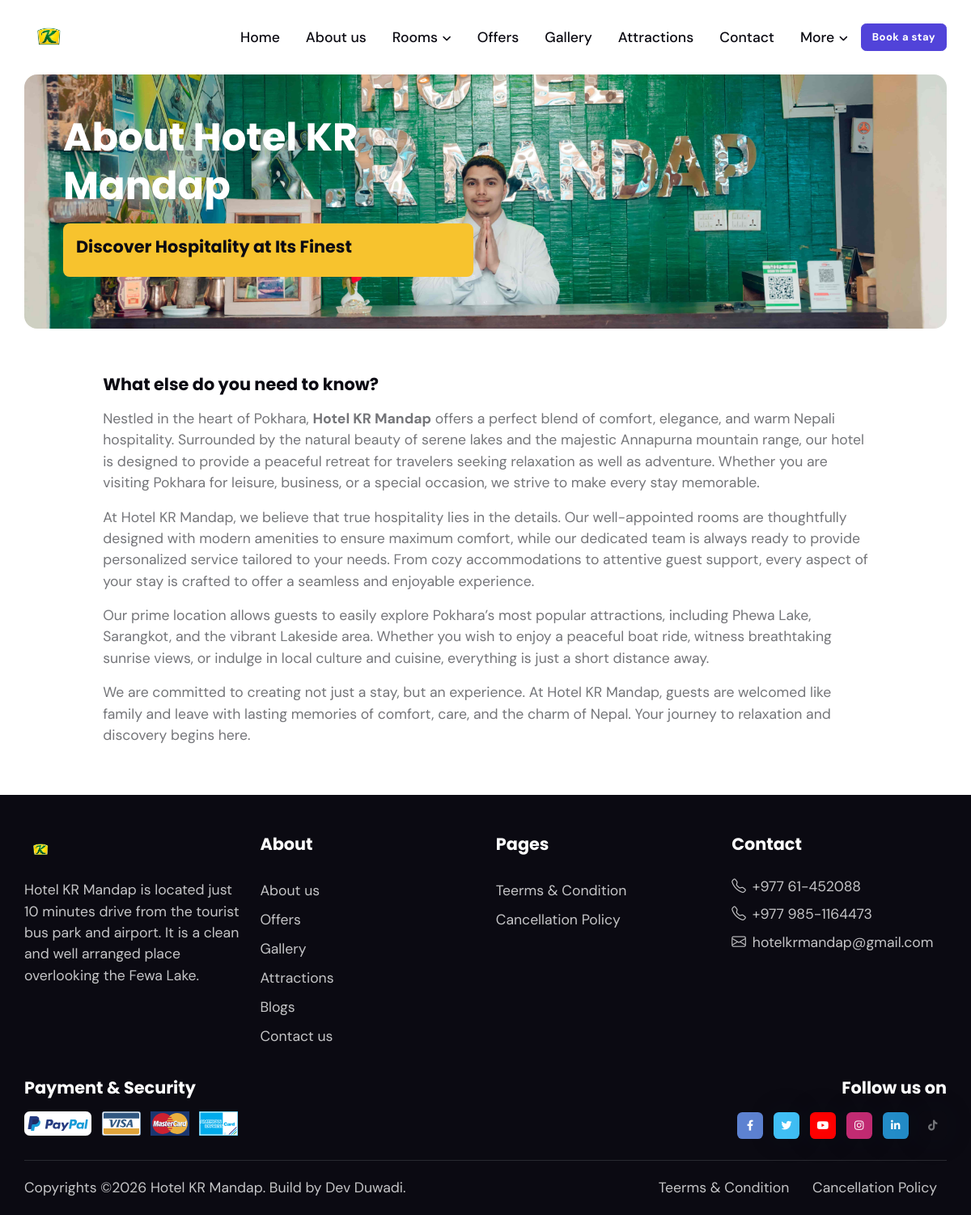
Page /about-us on the committed database.
### settings/models.py (models this page shows, shortened)
class Logo(models.Model):
    name = models.CharField(max_length=255)
    logo = models.ImageField(
        upload_to='images', default='', blank=True, null=True)
    created_at = models.DateTimeField(auto_now_add=True)
    updated_at = models.DateTimeField(auto_now=True)
    class Meta:
        verbose_name = 'Logo'
        verbose_name_plural = 'Logo'

class SiteInfo(models.Model):
    name = models.CharField(max_length=255, null=True, blank=True)
    phone = models.CharField(max_length=100, null=True, blank=True)
    mobile = models.CharField(max_length=100, null=True, blank=True)
    email = models.EmailField(max_length=100, null=True, blank=True)
    secondary_email = models.EmailField(max_length=255, null=True, blank=True)
    address = models.CharField(max_length=100)
    short_description = models.TextField(max_length=255, blank=True, null=True)
    created_at = models.DateTimeField(auto_now_add=True)
    updated_at = models.DateTimeField(auto_now=True)
    class Meta:
        verbose_name = 'Office Information'
        verbose_name_plural = 'Office Information'

### aboutus/models.py (models this page shows, shortened)
class About(models.Model):
    heading = models.CharField(max_length=255)
    sub_heading = models.CharField(max_length=255)
    featured_image = models.ImageField(
        upload_to='about', blank=True, null=True, default='')
    description = CKEditor5Field(config_name='extends')
    class Meta:
        verbose_name = 'About Us'
        verbose_name_plural = 'About Us'

### page/models.py (models this page shows, shortened)
class Page(models.Model):
    title = models.CharField(max_length=255)
    slug = models.SlugField(max_length=255, unique=True, null=True, blank=True)
    description = CKEditor5Field(config_name='extends')
    is_active = models.BooleanField(default=True)
    created_at = models.DateTimeField(auto_now_add=True)
    updated_at = models.DateTimeField(auto_now=True)
    class Meta:
        verbose_name = 'Page'
        verbose_name_plural = 'Pages'

### aboutus/views.py (the view)
# urls.py: path('about-us', about, name="about"),
def about(request):
    about = About.objects.first()
    context = {
        'about': about,
    }
    return render(request, 'about.html',context)

### core/context_processor.py (called while the page is built)
def default(request):
    favicon = Favicon.objects.first()
    logo = Logo.objects.first()
    site_info = SiteInfo.objects.first()
    social_links = SocialLinks.objects.first()
    attractions = Attraction.objects.all().order_by('ordering')
    pages=Page.objects.all()
    otas=OTA.objects.all()
    rooms=Room.objects.all()
    return {
        'favicon': favicon,
        'logo': logo,
        'site_info': site_info,
        'social_links': social_links,
        'pages': pages,
        'otas':otas,
        'attractions': attractions,
        'rooms': rooms,
    }

### templates/about.html
{% extends "base.html" %} {% load static %} {% block content %}
<main>
  <section class="py-0">
    <div class="container">
      <div
        class="rounded-3 p-4 p-sm-5"
        style="
          background-image: url({{ about.featured_image.url }});
          background-position: center center;
          background-repeat: no-repeat;
          background-size: cover;
        "
      >
        <div class="row">
          <div class="col-md-6">
            <h1 class="h2 text-white mb-3">{{ about.heading }}</h1>
            <div class="bg-warning rounded-2 p-3 mb-3">
              <h5 class="text-dark">{{ about.sub_heading }}</h5>
            </div>
          </div>
        </div>
      </div>
    </div>
  </section>
  <section>
    <div class="container">
      <div class="row g-4">
        <div class="col-md-10 mx-auto">
          <h5 class="mb-2">What else do you need to know?</h5>
          <p class="lead">
            {{ about.description | safe }}
          </p>
        </div>
      </div>
    </div>
  </section>
</main>
{% endblock content %}

### templates/base.html (shortened to what this page needs)
{% load static %}
<!doctype html>
<html lang="en">
  <head>
    <link
      rel="stylesheet"
      type="text/css"
      href="{% static 'assets/vendor/font-awesome/css/all.min.css' %}"
    />
    <link rel="stylesheet" type="text/css" href="{% static 'assets/vendor/splide-master/dist-old/css/splide.min.css' %}">
    <link
      rel="stylesheet"
      type="text/css"
      href="{% static 'assets/vendor/bootstrap-icons/bootstrap-icons.css' %}"
    />
    <link
      rel="stylesheet"
      type="text/css"
      href="{% static 'assets/vendor/tiny-slider/tiny-slider.css' %}"
    />
    <link
      rel="stylesheet"
      type="text/css"
      href="{% static 'assets/vendor/glightbox/css/glightbox.css' %}"
    />
    <link
      rel="stylesheet"
      type="text/css"
      href="{% static 'assets/vendor/flatpickr/css/flatpickr.min.css' %}"
    />
    <link
      rel="stylesheet"
      type="text/css"
      href="{% static 'assets/vendor/choices/css/choices.min.css' %}"
    />
    <link
      rel="stylesheet"
      type="text/css"
      href="{% static 'assets/css/style.css' %}"
    />
  </head>
  <body>
    <header class="navbar-light py-3">
      <nav class="navbar navbar-expand-lg">
        <div class="container d-block">
          <div class="row align-items-center">
            <div class="col-2">
              <a class="navbar-brand" href="/">
                <img
                  class="light-mode-item navbar-brand-item d-inline h-40px h-md-60px"
                  src="{{ logo.logo.url }}"
                  alt="{{ logo.title }}"
                />
              </a>
            </div>
            <div class="col-10">
              <div class="d-sm-flex align-items-center justify-content-end">
                <div class="navbar-collapse collapse" id="navbarCollapse">
                  <ul class="navbar-nav navbar-nav-scroll ms-auto">
                    <li class="nav-item">
                      <a class="nav-link" href="/">Home</a>
                    </li>
                    <li class="nav-item">
                      <a class="nav-link" href="{% url 'about' %}">About us</a>
                    </li>
                    <li class="nav-item dropdown">
                      <a
                        class="nav-link dropdown-toggle"
                        href="{% url 'rooms' %}"
                        id="pagesFacilities"
                        data-bs-toggle="dropdown"
                        aria-haspopup="true"
                        aria-expanded="false"
                        >Rooms</a
                      >
                    </li>
                    <li class="nav-item">
                      <a class="nav-link" href="{% url 'offer' %}">Offers</a>
                    </li>
                    <li class="nav-item">
                      <a class="nav-link" href="{% url 'gallery'%}">Gallery</a>
                    </li>
                    <li class="nav-item">
                      <a class="nav-link" href="{% url 'attraction'%}"
                        >Attractions</a
                      >
                    </li>
                    <li class="nav-item">
                      <a class="nav-link" href="{% url 'contact' %}">Contact</a>
                    </li>
                    <li class="nav-item dropdown">
                      <a
                        class="nav-link dropdown-toggle"
                        href="#"
                        id="pagesFacilities"
                        data-bs-toggle="dropdown"
                        aria-haspopup="true"
                        aria-expanded="false"
                        >More</a
                      >
                    </li>
                  </ul>
                </div>
                <div class="d-flex align-items-center justify-content-end">
                  <div class="nav-item dropdown form-control-bg-light">
                    <a
                      class="btn btn-sm btn-primary mb-0"
                      href="#"
                      role="button"
                      data-bs-toggle="dropdown"
                      aria-expanded="false"
                      data-bs-auto-close="outside"
                    >
                      Book a stay
                    </a>
                  </div>
                </div>
              </div>
            </div>
          </div>
        </div>
      </nav>
    </header>
    {% block content %} {% endblock %}
    <footer class="bg-dark pt-5">
      <div class="container">
        <div class="row g-4">
          <div class="col-6 col-lg-3">
            <a href="index.html">
              <img
                class="h-40px"
                src="{{ logo.logo.url }}"
                alt="{{ logo.title }}"
              />
            </a>
            <p class="my-3 text-body-secondary">
              {{ site_info.short_description}}
            </p>
          </div>
          <div class="col-6 col-lg-3">
            <h5 class="text-white mb-2 mb-md-4">About</h5>
            <ul class="nav flex-column text-primary-hover">
              <li class="nav-item">
                <a class="nav-link text-body-secondary" href="{% url 'about'%}"
                  >About us</a
                >
              </li>
              <li class="nav-item">
                <a class="nav-link text-body-secondary" href="{% url 'offer' %}"
                  >Offers</a
                >
              </li>
              <li class="nav-item">
                <a
                  class="nav-link text-body-secondary"
                  href="{% url 'gallery'%}"
                  >Gallery</a
                >
              </li>
              <li class="nav-item">
                <a
                  class="nav-link text-body-secondary"
                  href="{% url 'attraction'%}"
                  >Attractions</a
                >
              </li>
              <li class="nav-item">
                <a class="nav-link text-body-secondary" href="{% url 'blog'%}"
                  >Blogs</a
                >
              </li>
              <li class="nav-item">
                <a
                  class="nav-link text-body-secondary"
                  href="{% url 'contact' %}"
                  >Contact us</a
                >
              </li>
            </ul>
          </div>
          <div class="col-6 col-lg-3">
            <h5 class="text-white mb-2 mb-md-4">Pages</h5>
            <ul class="nav flex-column text-primary-hover">
              {% for page in pages %}
              <li class="nav-item">
                <a
                  class="nav-link text-body-secondary"
                  href="{% url 'page-detail' page.slug %}"
                  >{{ page.title }}</a
                >
              </li>
              {% endfor %}
            </ul>
          </div>
          <div class="col-6 col-lg-3">
            <h5 class="text-white mb-2 mb-md-4">Contact</h5>
            <ul class="nav flex-column text-primary-hover">
              <li class="nav-item">
                <p class="mb-2">
                  <a href="#" class="text-body-secondary text-primary-hover">
                    <i class="bi bi-telephone me-2"></i>{{ site_info.phone }}
                  </a>
                </p>
              </li>
              <li class="nav-item">
                <p class="mb-2">
                  <a href="#" class="text-body-secondary text-primary-hover">
                    <i class="bi bi-telephone me-2"></i>{{ site_info.mobile }}
                  </a>
                </p>
              </li>
              <li class="nav-item">
                <p class="mb-0">
                  <a href="#" class="text-body-secondary text-primary-hover">
                    <i class="bi bi-envelope me-2"></i>{{ site_info.email }}
                  </a>
                </p>
              </li>
            </ul>
          </div>
        </div>
        <div class="row g-4 justify-content-between mt-0 mt-md-2">
          <div class="col-sm-7 col-md-6 col-lg-4">
            <h5 class="text-white mb-2">Payment & Security</h5>
            <ul class="list-inline mb-0 mt-3">
              <li class="list-inline-item">
                <a href="#"
                  ><img
                    src="{% static 'assets/images/element/paypal.svg' %}"
                    class="h-30px"
                    alt=""
                /></a>
              </li>
              <li class="list-inline-item">
                <a href="#"
                  ><img
                    src="{% static 'assets/images/element/visa.svg' %}"
                    class="h-30px"
                    alt=""
                /></a>
              </li>
              <li class="list-inline-item">
                <a href="#"
                  ><img
                    src="{% static 'assets/images/element/mastercard.svg' %}"
                    class="h-30px"
                    alt=""
                /></a>
              </li>
              <li class="list-inline-item">
                <a href="#"
                  ><img
                    src="{% static 'assets/images/element/expresscard.svg' %}"
                    class="h-30px"
                    alt=""
                /></a>
              </li>
            </ul>
          </div>
          <div class="col-sm-5 col-md-6 col-lg-3 text-sm-end">
            <h5 class="text-white mb-2">Follow us on</h5>
            <ul class="list-inline mb-0 mt-3">
              {% if social_links.facebook_link %}
              <li class="list-inline-item">
                <a
                  class="btn btn-sm px-2 bg-facebook mb-0"
                  href="{{ social_links.facebook_link}}"
                  target="_blank"
                  ><i class="fab fa-fw fa-facebook-f"></i
                ></a>
              </li>
              {% endif %} {% if social_links.twitter_link %}
              <li class="list-inline-item">
                <a
                  class="btn btn-sm shadow px-2 bg-twitter mb-0"
                  href="{{ social_links.twitter_link}}"
                  target="_blank"
                  ><i class="fab fa-fw fa-twitter"></i
                ></a>
              </li>
              {% endif %} {% if social_links.youtube_link %}
              <li class="list-inline-item">
                <a
                  class="btn btn-sm shadow px-2 bg-youtube mb-0"
                  href="{{ social_links.youtube_link}}"
                  target="_blank"
                  ><i class="fab fa-fw fa-youtube"></i
                ></a>
              </li>
              {% endif %} {% if social_links.instagram_link %}
              <li class="list-inline-item">
                <a
                  class="btn btn-sm shadow px-2 bg-instagram mb-0"
                  href="{{ social_links.instagram_link}}"
                  target="_blank"
                  ><i class="fab fa-fw fa-instagram"></i
                ></a>
              </li>
              {% endif %} {% if social_links.linkedin_link %}
              <li class="list-inline-item">
                <a
                  class="btn btn-sm shadow px-2 bg-linkedin mb-0"
                  href="{{ social_links.linkedin_link}}"
                  target="_blank"
                  ><i class="fab fa-fw fa-linkedin-in"></i
                ></a>
              </li>
              {% endif %} {% if social_links.tiktok_link %}
              <li class="list-inline-item">
                <a
                  class="btn btn-sm shadow px-2 bg-tiktok mb-0"
                  href="{{ social_links.tiktok_link}}"
                  target="_blank"
                  ><i class="fab fa-fw fa-tiktok"></i
                ></a>
              </li>
              {% endif %}
            </ul>
          </div>
        </div>
        <hr class="mt-4 mb-0" />
        <div class="row">
          <div class="container">
            <div
              class="d-lg-flex justify-content-between align-items-center py-3 text-center text-lg-start"
            >
              <div class="text-body-secondary text-primary-hover">
                Copyrights ©{% now 'Y'%} Hotel KR Mandap. Build by
                <a href="#" class="text-body-secondary">Dev Duwadi</a>.
              </div>
              <div class="nav mt-2 mt-lg-0">
                <ul class="list-inline text-primary-hover mx-auto mb-0">
                  {% for page in pages %}
                  <li class="list-inline-item me-0">
                    <a
                      class="nav-link text-body-secondary py-1"
                      href="{% url 'page-detail' page.slug %}"
                      >{{ page.title }}</a
                    >
                  </li>
                  {% endfor %}
                </ul>
              </div>
            </div>
          </div>
        </div>
      </div>
    </footer>
  </body>
</html>

### rows in the picture
Logo: logo (picture)
About: featured_image (picture), heading "About Hotel KR Mandap", sub_heading "Discover Hospitality at Its Finest", description "Nestled in the heart of Pokhara, Hotel KR Mandap offers a perfect blend of comfort, elegance, and warm Nepali hospitality. Surrounded by the natural beauty of serene lakes and the majestic Annapurna mountain range, our hotel is designed to provide a peaceful retreat for travelers seeking relaxation as well as adventure. Whether you are visiting Pokhara for leisure, business, or a special occasion, we strive to make every stay memorable. At Hotel KR Mandap, we believe that true hospitality lies in the details. Our well-appointed rooms are thoughtfully designed with modern amenities to ensure maximum comfort, while our dedicated team is always ready to provide personalized service tailored to…"
SiteInfo: short_description "Hotel KR Mandap is located just 10 minutes drive from the tourist bus park and airport. It is a clean and well arranged place overlooking the Fewa Lake.", phone "+977 61-452088", mobile "+977 985-1164473", email "hotelkrmandap@gmail.com"
Page: title "Teerms & Condition"
Page: title "Cancellation Policy"
